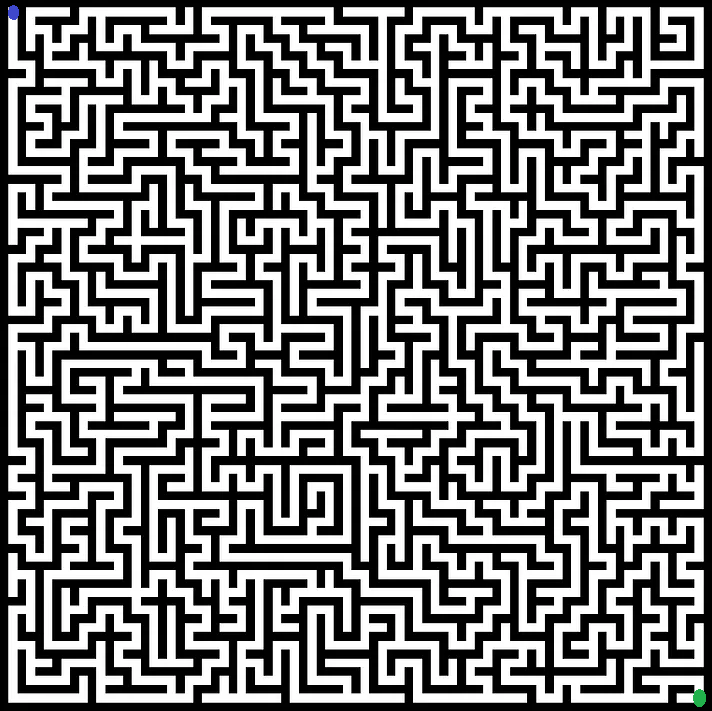
#> input picture maze1.png, 712 x 711 px, found by its file name
$ jupyter execute ME25B070_iBot_CV.ipynb
#> lines starting #> are read from the running program, lines starting #| are printed output that depends on the picture
<a href="https://colab.research.google.com/github/manaswigaur04/maze_solver_opencv/blob/main/ME25B070_iBot_CV.ipynb" target="_parent"></a>

[cell 1]
import cv2
from google.colab.patches import cv2_imshow
import numpy as np
import time
import urllib.request

try:
    maze = int(input("Press 1 for maze1, 2 for maze2 and 3 for maze3: "))
#> the answer given: 1
except:
    print("Invalid Input")
if maze==1:
    try:
        response = urllib.request.urlopen("https://github.com/manaswigaur04/maze_solver_opencv/blob/main/maze1.png?raw=true")
        image_data = response.read()
    except Exception as e:
        print(f"Error fetching image from URL: {e}")
        exit()
    w, h = (81,81)
elif maze==2:
    try:
        response = urllib.request.urlopen("https://github.com/manaswigaur04/maze_solver_opencv/blob/main/maze2.png?raw=true")
        image_data = response.read()
    except Exception as e:
        print(f"Error fetching image from URL: {e}")
        exit()
    w, h = (31,21)
elif maze==3:
    try:
        response = urllib.request.urlopen("https://github.com/manaswigaur04/maze_solver_opencv/blob/main/maze3.png?raw=true")
        image_data = response.read()
    except Exception as e:
        print(f"Error fetching image from URL: {e}")
        exit()
    w, h = (51,51)

np_array = np.asarray(bytearray(image_data), dtype=np.uint8)
input = cv2.imdecode(np_array, cv2.IMREAD_COLOR)
#> input is the input picture: shape (711, 712, 3); mean B, G, R 125.4, 125.4, 125.4
resized_image = cv2.resize(input, (w, h), interpolation=cv2.INTER_LINEAR)
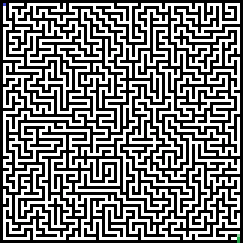
#> resized_image: shape (81, 81, 3) (shown 3 times larger); mean B, G, R 124.2, 124.2, 124.2

gray_img = cv2.cvtColor(resized_image, cv2.COLOR_BGR2GRAY)

starting_point = ()
ending_point = ()
grid = []
grid.append([0]*w)
for i in range(1,h-1):
    arr = [0]
    for j in range(1,w-1):
        if gray_img[i][j] <20:
            arr.append(0)
        elif gray_img[i][j] < 94:
            arr.append(3)
            print(gray_img[i][j])
            ending_point = (i, j)
        elif gray_img[i][j] < 230:
            arr.append(2)
            starting_point = (i, j)
        elif gray_img[i][j] > 200:
            arr.append(1)
    arr.append(0)
    grid.append(arr)
#> this loop made 79 passes
#| 84
#> after the loop, grid = 80 items
grid.append([0]*w)
for i in grid:
    print(i)
#> this loop made 81 passes
#> (printed output is left out)
print("Starting Point: ", starting_point)
print("Ending Point: ", ending_point)

minimum = 10000000
minimuum_coords = ()
last_path_choices = [starting_point]
pointer = starting_point
points_explored = [starting_point]
last_pointer = ()

path = [starting_point]
while pointer != ending_point:
    neighbors = []

    if grid[pointer[0]+1][pointer[1]]!=0:
        neighbors.append((pointer[0]+1, pointer[1]))
    if grid[pointer[0]-1][pointer[1]]!=0:
        neighbors.append((pointer[0]-1, pointer[1]))
    if grid[pointer[0]][pointer[1]+1]!=0:
        neighbors.append((pointer[0], pointer[1]+1))
    if grid[pointer[0]][pointer[1]-1]!=0:
        neighbors.append((pointer[0], pointer[1]-1))
    h_score = [abs(ending_point[0]-n[0]) + abs(ending_point[1]-n[1]) for n in neighbors]
    min_index = h_score.index(min(h_score))

    if minimum > h_score[min_index]:
        minimum = h_score[min_index]
        minimuum_coords = neighbors[min_index]


    combined_arrays = zip(h_score, neighbors)
    sorted_combined = sorted(combined_arrays)
    h_score, neighbors = zip(*sorted_combined)
    if len(neighbors)>2:
        last_path_choices.append(pointer)
    for n in neighbors:
        if n not in points_explored:
            pointer = n
            points_explored.append(pointer)
            path.append(pointer)
            # print("Broke Here")
            break
    if pointer == last_pointer:
        for i in last_path_choices[::-1]:
            if i != pointer:
                pointer = i
                last_path_choices = last_path_choices[:last_path_choices.index(i)]
                break
        # pointer = last_path_choices[-1]
        #
        path = path[:path.index(pointer)+1]
    else:
        last_pointer = pointer


    temp_img = input.copy()
    radius = int(0.5*temp_img.shape[1]/w)
    for i in points_explored:
        cv2.circle(temp_img, (int(i[1]*temp_img.shape[0]/h + 0.5*temp_img.shape[0]/h), int(i[0]*temp_img.shape[1]/w + 0.5*temp_img.shape[1]/w)), radius, (75, 99, 141), -1)
    for i in path:
        cv2.circle(temp_img, (int(i[1]*temp_img.shape[0]/h + 0.5*temp_img.shape[0]/h), int(i[0]*temp_img.shape[1]/w + 0.5*temp_img.shape[1]/w)), radius, (68, 191, 2), -1)
    # time.sleep(0.5)
    cv2.circle(temp_img, (int(pointer[1]*temp_img.shape[0]/h + 0.5*temp_img.shape[0]/h), int(pointer[0]*temp_img.shape[1]/w + 0.5*temp_img.shape[1]/w)), radius, (191, 2, 37), -1)
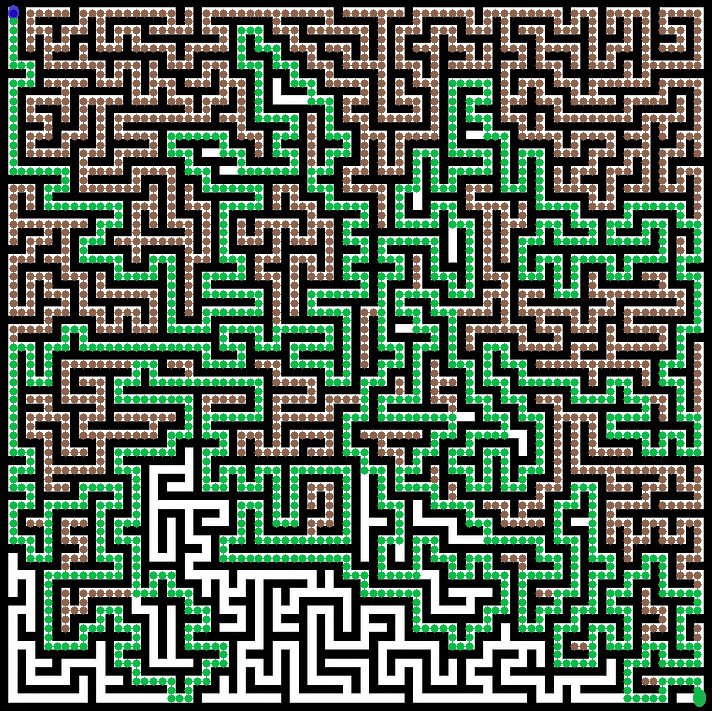
#> temp_img: shape (711, 712, 3); mean B, G, R 79.2, 98.5, 79.4
#> after the loop, last_path_choices = 46 pairs, first value 11 to 79, second value 1 to 79; minimum = 0; minimuum_coords = (1, 1); path = 1357 pairs, first value 1 to 79, second value 1 to 79; points_explored = 2743 pairs, first value 1 to 79, second value 1 to 79
    # [7 lines of commented-out code are left out]
print(path)
cv2_imshow(temp_img)
cv2.waitKey(0)
cv2.destroyAllWindows()
